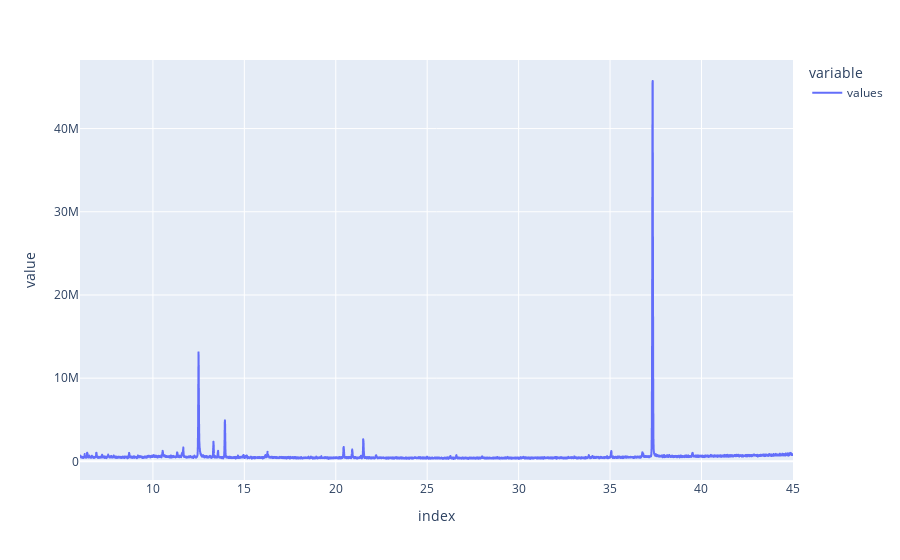

Notebook code for this chart:
### Markdown cell above
On ne garde que les valeurs comprises dans l'intervalle qui nous interesse, cela supprime aussi les cases éventuellement vide du csv (temps de 0 à la lecture)<br>
Voici un affichage des données sur l'intervalle voulu :

### Code cell
temp = temp.drop(temp[temp.index >= tools.INTERVAL[1]].index)
temp = temp.drop(temp[temp.index <= tools.INTERVAL[0]].index)
print(len(temp))
temp.plot()

### Figure 1 — Plotly figure (JSON) as saved in the notebook; plotly's stock layout.template omitted (floating-point values rounded to 4 significant figures; data arrays with more than 128 entries replaced by an {"elided": "..."} marker saying what was removed)
{"data": [{"hovertemplate": "variable=values<br>index=%{x}<br>value=%{y}<extra></extra>", "legendgroup": "values", "line": {"color": "#636efa", "dash": "solid"}, "mode": "lines", "name": "values", "showlegend": true, "type": "scattergl", "x": {"elided": "6684 float values"}, "xaxis": "x", "y": {"elided": "6684 float values"}, "yaxis": "y"}], "layout": {"legend": {"title": {"text": "variable"}, "tracegroupgap": 0}, "margin": {"t": 60}, "xaxis": {"anchor": "y", "domain": [0, 1], "title": {"text": "index"}}, "yaxis": {"anchor": "x", "domain": [0, 1], "title": {"text": "value"}}}}
